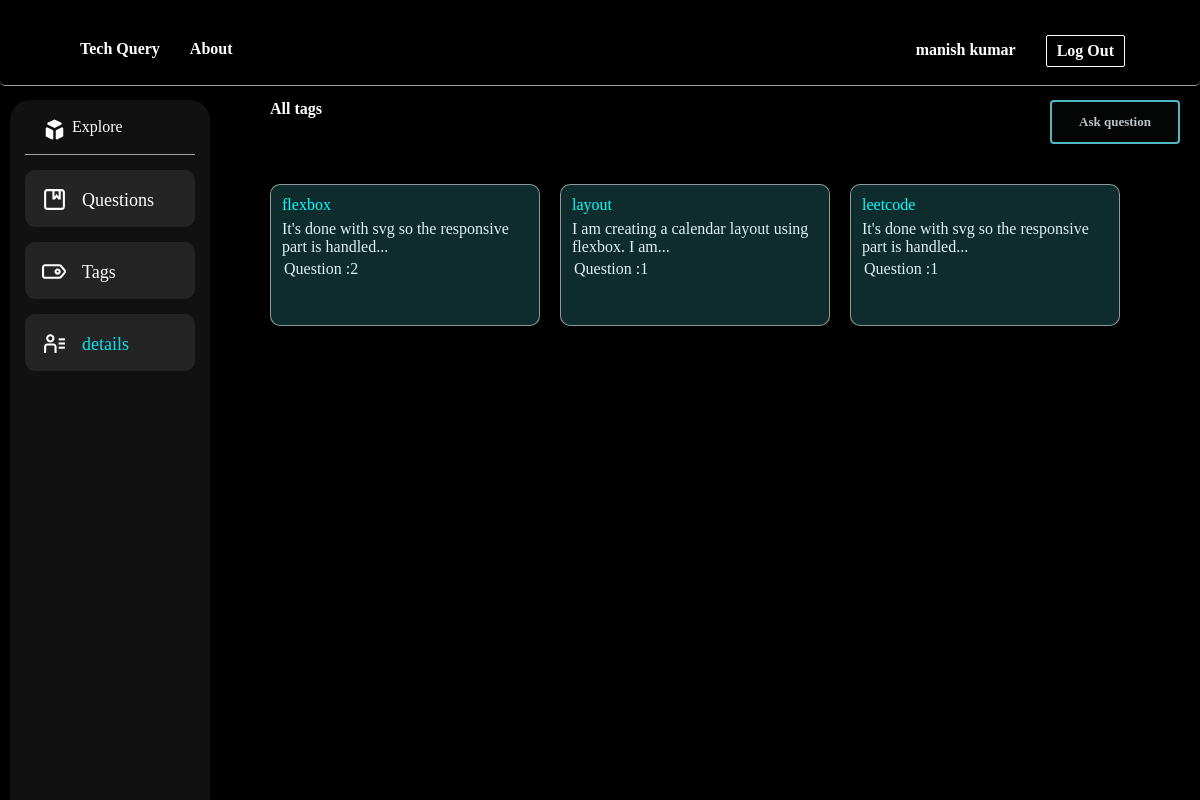
The app's page /tagsPage.php (signed in) with its own data.
### tables this page shows
CREATE TABLE `users` (
  `user_id` int(11) NOT NULL,
  `username` varchar(50) NOT NULL,
  `u_email` varchar(100) NOT NULL,
  `password` varchar(255) NOT NULL,
  `joindate` date NOT NULL DEFAULT current_timestamp()
);

CREATE TABLE `tags` (
  `tagid` int(11) NOT NULL,
  `tagname` varchar(25) NOT NULL
);

### app/Main.php (called while the page is built, shortened)
<?php
class Main
{
    public function __construct()
    {
        try {
            $this->conn = new PDO(DB_TYPE . ":host=" . DB_SERVER . ";dbname=" . DB_DATABASE, DB_USER, DB_PASSWORD);
        } catch (PDOException $e) {
            echo '<h3>Database Not Connected</h3>', '<p>Please Check database connection before running this site ...</p>';
            exit;
        }
    }
}
?>

### app/Admin.php (called while the page is built, shortened)
<?php
class Admin extends Main
{
	public function ret($stmt)
	{
		$stmt = $this->conn->prepare($stmt);
		$stmt->execute();
		return $stmt;
	}
}
?>

### config.php (called while the page is built, shortened)
<?php
require_once 'app/Main.php';
require_once 'app/Admin.php';
$admin = new Admin();

### tagsPage.php (the view, shortened to what this page needs)
<?php
function limitWords($string, $word_limit)
{
    $words = explode(" ", $string);
    return implode(" ", array_slice($words, 0, $word_limit)) . (count($words) > $word_limit ? "..." : "");
}
?>
<!DOCTYPE html>
<html lang="en">
<head>
    <link rel="stylesheet" href="css/header.css">
    <link rel="stylesheet" href="css/getStarted.css">
    <link rel="stylesheet" href="css/sidebar.css">
    <link rel="stylesheet" href="css/tags.css">
</head>
<body>
    <div class="fixed">
        <?php include "includes/header.php"; ?>
    </div>
    <?php include "includes/sidebar.php"; ?>
    <div style="padding-top:60px ;">
        <div class="content">
            <h4>All tags</h4>
            <?php if (isset($row['user_id'])): ?>
                <a href="askquestion.php" class="btn">Ask question</a>
            <?php else: ?>
                <a href="" class="btn">Ask question</a>
            <?php endif; ?>
        </div>
    </div>
    <div class="tagcon">
        <?php
        $stmtt = $admin->ret("SELECT t.tagid, t.tagname, COUNT(qt.questionid) AS question_count, MAX(q.questioneddate) AS last_updated_question_date, MAX(q.description) AS last_updated_question_desc
        FROM tags AS t
        LEFT JOIN questiontag AS qt ON t.tagid = qt.tagid
        LEFT JOIN questions AS q ON qt.questionid = q.questionid
        GROUP BY t.tagid, t.tagname
        ORDER BY last_updated_question_date DESC;");
        while ($rowtt = $stmtt->fetch(PDO::FETCH_ASSOC)) {
            ?>
            <div href="" class="intagcon">
                <div style="margin-bottom:5px;color: aqua;" href=""><?php echo $rowtt['tagname'] ?></div>
                <div> <?php echo limitWords($rowtt['last_updated_question_desc'], 10); ?></div>
                <p style="margin:3px">Question :<?php echo $rowtt['question_count'] ?></p>
            </div>
            <?php
        }
        ?>
    </div>
</body>
</html>

### includes/header.php
<?php
include 'config.php';
if (isset($_SESSION['user_id'])) {
    $uid = $_SESSION['user_id'];
    $stmt = $admin->ret("SELECT * FROM `users` WHERE `user_id`='$uid'");
    $row = $stmt->fetch(PDO::FETCH_ASSOC);
}
?>
<header>
    <div>
        <div>Tech Query</div>
        <div>About</div>
    </div>
    <div>
        <?php if (isset($row['user_id'])): ?>
            <a href="userProfile.php"><?php echo $row['username']; ?></a>
            <a href="controller/u_logout.php" class="logBtn">Log Out</a>
        <?php else: ?>
            <a href="login.php" class="logBtn">Log in</a>
            <a href="signup.php" class="logBtn">Sign up</a>
        <?php endif; ?>
    </div>
</header>

### css/header.css (style rules this page uses)
header { display: flex; justify-content: space-between; z-index: 9999; font-weight: 600; border-radius: 5px; background-color: transparent; border-bottom: solid 1px rgba(250, 250, 250, 0.622); border-width: thin; padding: 10px 50px; height: 65px; backdrop-filter: brightness(110%) blur(6px); }
.fixed { position: fixed; width: 100%; }
body { margin: 0; padding: 0; background-color: #000000; font-family: "Shadows Into Light Two", cursive; }
.logBtn { background-color: transparent; color: rgb(252, 252, 252); border-radius: 2px; border: solid 1px white; cursor: cell; transition: 1s; }
div a { display: flex; justify-content: center; align-items: center; margin: 10px; padding: 10px; height: 10px; text-decoration: inherit; color: inherit; }
header div { display: flex; padding: 15px; }

### css/getStarted.css (style rules this page uses)
body { color: white; }
.content { margin-left: 250px; padding: 20px; display: flex; justify-content: space-between; margin-top: 20px; }
.btn { align-items: center; background-color: #040505; border: 2px solid rgba(97, 224, 238, 0.821); border-radius: .25rem; box-shadow: rgba(0, 0, 0, 0.02) 0 1px 3px 0; box-sizing: border-box; color: rgba(217, 228, 230, 0.85); cursor: pointer; display: inline-flex; font-size: 13px; font-weight: 600; justify-content: center; line-height: 1.25; margin: 0; height: 15px; padding: 20px; position: relative; text-decoration: none; transition: all 250ms; user-select: none; -webkit-user-select: none; touch-action: manipulation; vertical-align: baseline; width: 130px; }
h4 { margin: 0; }

### css/sidebar.css (style rules this page uses)
body { color: white; }

### css/tags.css (style rules this page uses)
.tagcon { margin-left: 250px; padding: 20px; display: grid; grid-template-columns: repeat(4 , 1fr); margin-top: 20px; gap: 20px; padding-top: 0px; }
.intagcon { background-color: rgba(73, 205, 205, 0.211); border: 1px solid rgba(255, 255, 255, 0.522); color: rgb(220, 242, 243); padding: 10px; transition: 900ms; display: flex; flex-direction: column; flex-wrap: wrap; width: 248px; height: 120px; border-radius: 10px; }
.intagcon > div, .intagcon p { margin: 1px; }

### records on screen
users: username "manish kumar"
tags: tagname "flexbox", last_updated_question_desc "It's done with svg so the responsive part is handled...", question_count "2"
tags: tagname "layout", last_updated_question_desc "I am creating a calendar layout using flexbox. I am...", question_count "1"
tags: tagname "leetcode", last_updated_question_desc "It's done with svg so the responsive part is handled...", question_count "1"
